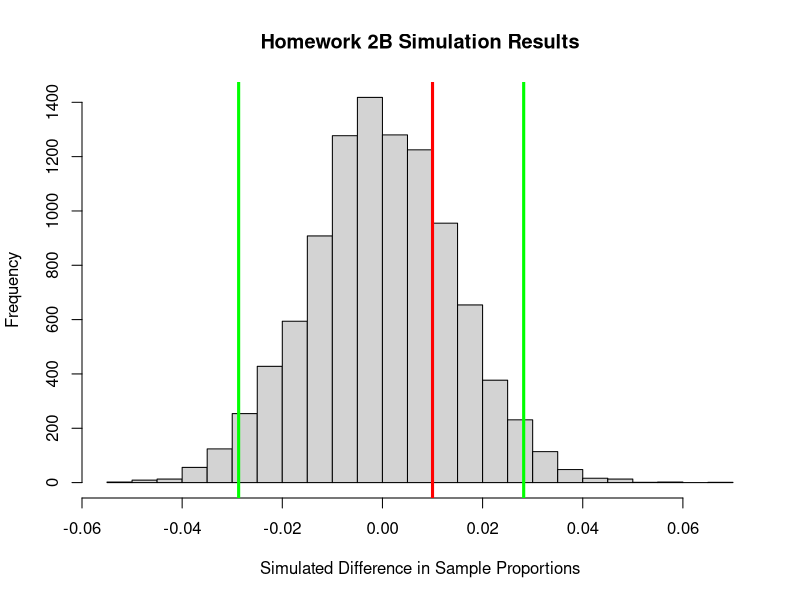

Write the R code that produced this figure.
#
# STAT 230/530 Homework 2B and more
#
# RE: Variability in year-to-year Yale matriculation rates (assuming the
# status quo).  This question is a natural continuation of the simulation
# I conducted on Monday 9/12, based on a good question from one of you
# folks.  Note that I re-uploaded my script after class.
#
# Assume that in each of two consecutive years (say Year 1 and Year 2) Yale
# decides to admit exactly 1950 students who apply to Yale College.
#
# Assume that each student accepts their admission (i.e. they matriculate)
# independently and with the same probability, 0.7.
#
# Conduct a simulation to better understand the extent of the differences
# that could be observed in the matriculation rates of these two years,
# expressed as Year 2 - Year 1.  Note that because of the assumptions made,
# the probability of an increase is the same as the probability of a decrease.
#
# Based on your simulation, provide a 95% region for the difference.
# Produce a histogram showing the simulation results and displaying the
# boundary of this region (it should show values centered at 0).
#
# Your code below should conduct the simulation and produce a single
# graphical display (similar to what I did in class with two green lines).
# Here, you can put a single red line at 0.01 or 1% (depending on the units
# you choose to work with (reflecting our observed increase from 2014 to 2015).
# We suspect that this sort of increase could easily have happened by chance
# and should be "inside" the green boundaries you establish.
#
# CODING HINTS (toy examples for you to explore that might be useful):
#   x <- data.frame(Y1=rnorm(10), Y2=rnorm(10))
#   ans1 <- apply(x, 1, diff)
#   ans2 <- x$Y2 - x$Y1
# Other useful stuff may appear in the section reviews of Thursday and Friday.

B <- 10000
n <- 1950
p <- 0.7
x <- data.frame(Y1 = rbinom(B, n, p), Y2 = rbinom(B, n, p))

# Now convert to proportions and find the difference in proportions
# for each step (row) of the simulated results:
x$phat1 <- x$Y1 / n
x$phat2 <- x$Y2 / n
x$phatdiff <- x$phat1 - x$phat2

# Graphics!
hist(x$phatdiff, xlab="Simulated Difference in Sample Proportions",
     main="Homework 2B Simulation Results",
     breaks=20)
abline(v=quantile(x$phatdiff, c(0.025, 0.975)),
       col="green", lwd=3)
abline(v=0.01, col="red", lwd=3)

####  (((( That was HW2B above -- given the code provided elsewhere, ))))
####  (((( the "challenge" and the importance of the problem lies ))))
####  (((( in the probability and statistical intuition of the simulation. ))))

# Continuing, let's gather (for each step of the simulation) the result
# of a test for the equality of two proportions (using the evidence
# represented by the two sample proportions) as well as the 95%
# confidence interval for the difference in the two proportions.

# ASIDE: using the result of prop.test() as an object in R.  This is
# far more general than just prop.test() and the same idea will apply
# shortly to the use of lm() and more...

ans <- prop.test(c(x$Y1[1], x$Y2[1]), n=c(n,n))
ans
names(ans)
ans$p.value
ans$conf.int

# Let's build this into a loop, filling three new columns with the
# case-by-case p-values and bounds of the confidence intervals:

x$pvalue <- NA; x$confL <- NA; x$confU <- NA
for (i in 1:B) {
  ans <- prop.test(c(x$Y1[i], x$Y2[i]), n=c(n, n))
  x$pvalue[i] <- ans$p.value
  x[i, 7:8] <- ans$conf.int
}
x$confOK <- x$confL<=0 & x$confU>=0
table(x$confOK)
table(x$pvalue <= 0.05)

# The results above may possibly differ by just a very tiny bit
# in this particular case because the data are counts and not
# "continuous".  If we did the exact same exercise with "continuous"
# measurements and t-tests and t-based confidence intervals, they
# would coincide exactly.

# With a little luck (or bad luck) we can look at such an example:
x[x$confOK != (x$pvalue>0.05),]




